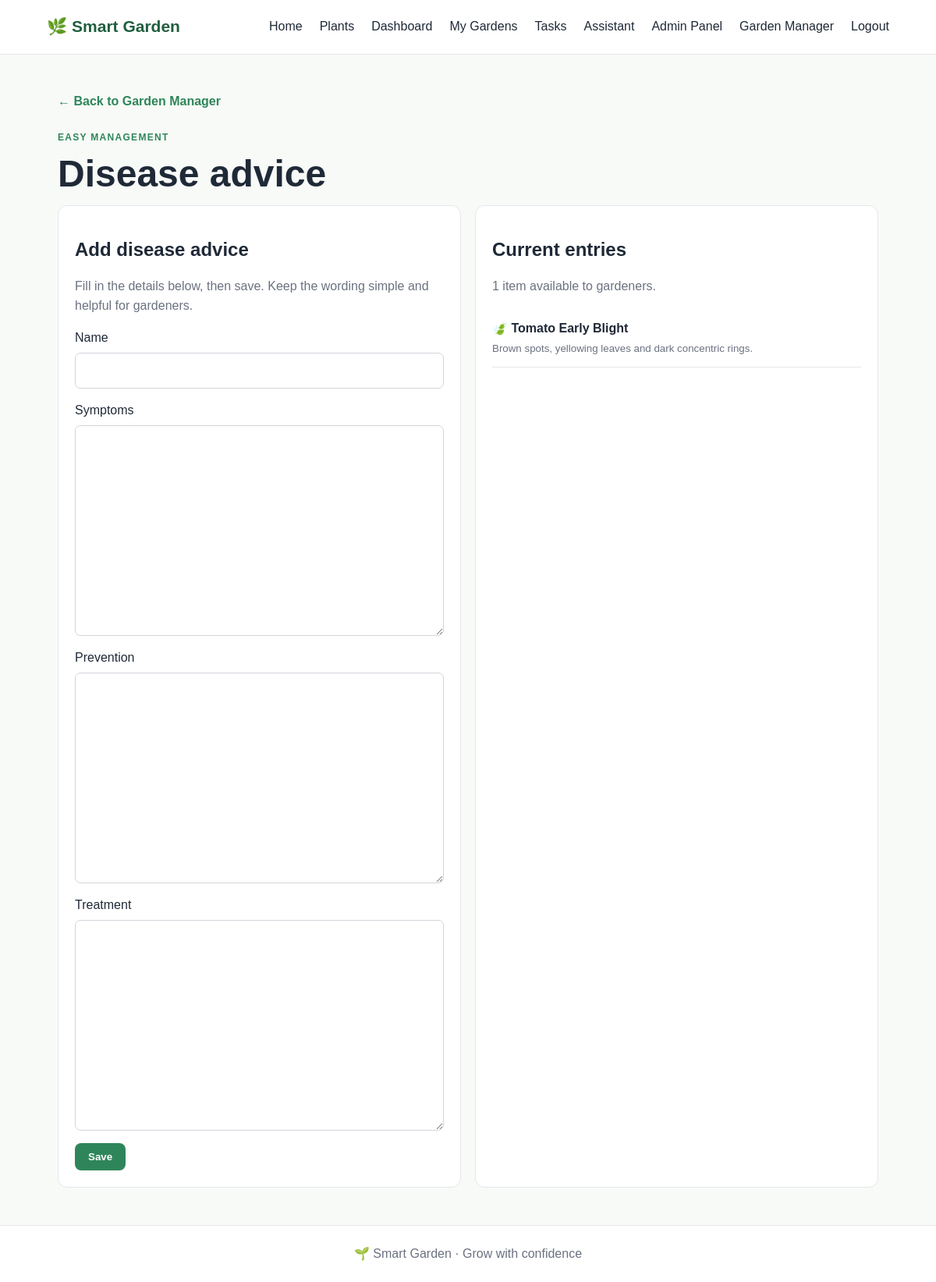
Screenshot of /garden-manager/diseases/ (signed in) with the database file from the repository.
### garden/models.py (models this page shows, shortened)
class Disease(models.Model):
    name = models.CharField(max_length=200)
    symptoms = models.TextField()
    prevention = models.TextField()
    treatment = models.TextField()

### garden/views.py (the view)
# urls.py: path('garden-manager/', views.garden_manager, name='garden_manager'), path('garden-manager/<str:kind>/', views.manager_collection, name='manager_collection'),
@staff_only
def manager_collection(request, kind):
    options = {
        'plants': (Plant, PlantCatalogForm, 'Plant library', 'Add a plant', ('name', 'plant_type', 'suitable_soil')),
        'diseases': (Disease, DiseaseForm, 'Disease advice', 'Add disease advice', ('name', 'symptoms')),
        'fertilizers': (Fertilizer, FertilizerForm, 'Fertilizer guide', 'Add a fertilizer', ('name', 'type', 'description')),
    }
    if kind not in options: return redirect('garden_manager')
    model, form_class, title, button, columns = options[kind]
    form = form_class(request.POST or None)
    if request.method == 'POST' and form.is_valid(): form.save(); return redirect('manager_collection', kind=kind)
    return render(request, 'manager_collection.html', {'form': form, 'items': model.objects.all().order_by('name'), 'title': title, 'button': button, 'columns': columns, 'kind': kind})

### garden/forms.py
class DiseaseForm(forms.ModelForm):
    class Meta:
        model = Disease
        fields = ('name', 'symptoms', 'prevention', 'treatment')

### garden/context_processors.py (called while the page is built, shortened)
def admin_metrics(request):
    if not request.path.startswith('/admin/'):
        return {}

### templates/manager_collection.html
{% extends 'base.html' %}{% block content %}<a class="back" href="/garden-manager/">← Back to Garden Manager</a><span class="eyebrow">EASY MANAGEMENT</span><h1>{{ title }}</h1><div class="two manager-layout"><section class="card"><h2>{{ button }}</h2><p class="muted">Fill in the details below, then save. Keep the wording simple and helpful for gardeners.</p><form method="post" class="manager-form">{% csrf_token %}{% for field in form %}<p><label for="{{ field.id_for_label }}">{{ field.label }}</label>{{ field }}{% if field.errors %}<span class="field-error">{{ field.errors|striptags }}</span>{% endif %}</p>{% endfor %}<button class="btn">Save</button></form></section><section class="card"><h2>Current entries</h2><p class="muted">{{ items|length }} item{{ items|pluralize }} available to gardeners.</p>{% for item in items %}<div class="manager-item"><b>{% if kind == 'plants' %}🌱{% elif kind == 'diseases' %}🍃{% else %}🧪{% endif %} {{ item.name }}</b>{% if kind == 'plants' %}<small>{{ item.plant_type }} · {{ item.suitable_soil }} soil</small>{% elif kind == 'diseases' %}<small>{{ item.symptoms|truncatechars:80 }}</small>{% else %}<small>{{ item.type }} · {{ item.description|truncatechars:80 }}</small>{% endif %}</div>{% empty %}<p class="muted">No entries yet. Add the first one using the form.</p>{% endfor %}</section></div>{% endblock %}

### static/css/style.css (style rules this page uses)
:root { --primary:#2f855a;--dark:#205e3e;--bg:#f7faf7;--surface:#fff;--text:#1f2937;--muted:#6b7280;--border:#e5e7eb }
* { box-sizing:border-box }
body { margin:0;background:var(--bg);font:16px/1.55 Arial,sans-serif;color:var(--text) }
a { color:var(--primary);text-decoration:none }
.pill,.btn { background:var(--primary);color:white!important;border:0;border-radius:8px;padding:10px 17px;font-weight:bold;cursor:pointer;display:inline-block }
h1 { font-size:clamp(30px,5vw,48px);line-height:1.1;margin:9px 0 14px }
h2 { line-height:1.25 }
.eyebrow { font-size:12px;font-weight:bold;letter-spacing:1.3px;color:var(--primary) }
.features p,.muted { color:var(--muted) }
.card,.empty { background:#fff;border:1px solid var(--border);border-radius:12px;padding:21px }
.two { display:grid;grid-template-columns:1fr 1fr;gap:18px }
.plant i,small { color:var(--muted) }

### static/css/manager.css (style rules this page uses)
.back { display:block;margin-bottom:20px;font-weight:bold }
.manager-form p { display:grid;gap:6px }
.manager-form input,.manager-form select,.manager-form textarea { width:100%;padding:10px;border:1px solid #d1d5db;border-radius:7px;font:inherit }
.manager-item { padding:13px 0;border-bottom:1px solid #e5e7eb }
.manager-item b,.manager-item small { display:block }
.manager-item small { margin-top:3px;color:#6b7280 }

### rows the page displays
Disease: name "Tomato Early Blight", symptoms "Brown spots, yellowing leaves and dark concentric rings."

### other values shown
{{ title }} "Disease advice"
{{ button }} "Add disease advice"
{{ field.label }} "Name" "Symptoms" "Prevention" "Treatment"
{{ items|length }} "1"
